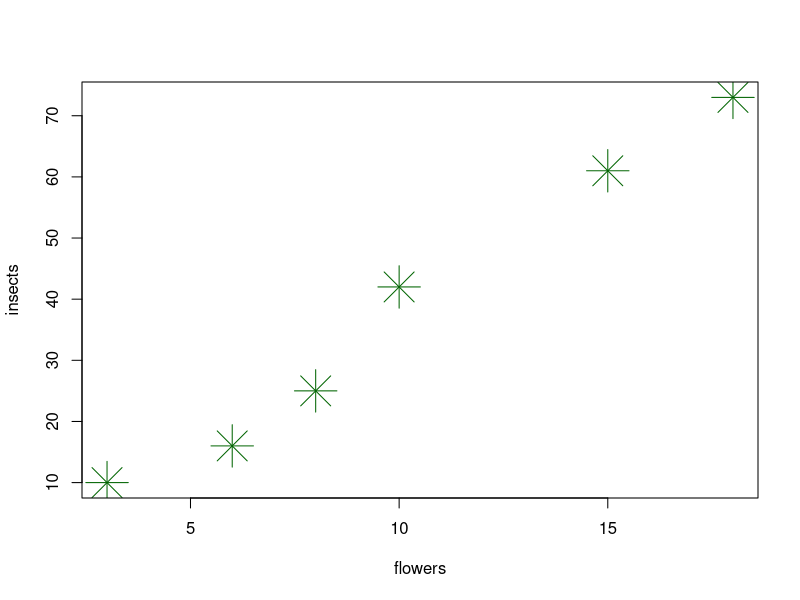

The R source for this figure:
# Commandi per ricevere 3217833:
a<-14*229845
b<-2+1
a+b

# Arrays, o in altre parole fiori ed insetti <3
flowers<-c(3, 6, 8, 10, 15, 18)
flowers

insects<-c(10, 16, 25, 42, 61, 73)
insects

# Plots (X, Y, Symbol type, Symbol size, Symbol color)
plot(flowers, insects, pch=8, cex=4, col="darkgreen")

